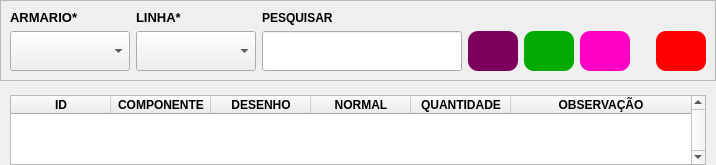
      <widget class="QWidget" name="pgEstoque">
       <property name="styleSheet">
        <string notr="true"/>
       </property>
       <layout class="QGridLayout" name="gridLayout_4">
        <property name="leftMargin">
         <number>0</number>
        </property>
        <property name="topMargin">
         <number>0</number>
        </property>
        <property name="rightMargin">
         <number>0</number>
        </property>
        <property name="bottomMargin">
         <number>0</number>
        </property>
        <property name="spacing">
         <number>0</number>
        </property>
        <item row="1" column="2">
         <widget class="QWidget" name="widget_3" native="true">
          <property name="sizePolicy">
           <sizepolicy hsizetype="Preferred" vsizetype="Preferred">
            <horstretch>0</horstretch>
            <verstretch>0</verstretch>
           </sizepolicy>
          </property>
          <layout class="QGridLayout" name="gridLayout_5">
           <property name="leftMargin">
            <number>0</number>
           </property>
           <property name="topMargin">
            <number>0</number>
           </property>
           <property name="rightMargin">
            <number>0</number>
           </property>
           <property name="bottomMargin">
            <number>0</number>
           </property>
           <property name="horizontalSpacing">
            <number>0</number>
           </property>
           <property name="verticalSpacing">
            <number>4</number>
           </property>
           <item row="0" column="6" colspan="4">
            <widget class="QFrame" name="frame_4">
             <property name="sizePolicy">
              <sizepolicy hsizetype="Preferred" vsizetype="Preferred">
               <horstretch>0</horstretch>
               <verstretch>0</verstretch>
              </sizepolicy>
             </property>
             <property name="frameShape">
              <enum>QFrame::StyledPanel</enum>
             </property>
             <property name="frameShadow">
              <enum>QFrame::Raised</enum>
             </property>
             <layout class="QGridLayout" name="gridLayout_6">
              <item row="4" column="3">
               <widget class="QLabel" name="label_19">
                <property name="font">
                 <font>
                  <bold>true</bold>
                 </font>
                </property>
                <property name="text">
                 <string>PESQUISAR</string>
                </property>
               </widget>
              </item>
              <item row="5" column="7">
               <spacer name="horizontalSpacer_3">
                <property name="orientation">
                 <enum>Qt::Horizontal</enum>
                </property>
                <property name="sizeHint" stdset="0">
                 <size>
                  <width>20</width>
                  <height>20</height>
                 </size>
                </property>
               </spacer>
              </item>
              <item row="5" column="4">
               <widget class="QPushButton" name="btnBuscaEstoque">
                <property name="minimumSize">
                 <size>
                  <width>50</width>
                  <height>40</height>
                 </size>
                </property>
                <property name="font">
                 <font>
                  <pointsize>10</pointsize>
                  <bold>true</bold>
                  <kerning>true</kerning>
                 </font>
                </property>
                <property name="cursor">
                 <cursorShape>PointingHandCursor</cursorShape>
                </property>
                <property name="toolTip">
                 <string>Recarregar</string>
                </property>
                <property name="statusTip">
                 <string/>
                </property>
                <property name="styleSheet">
                 <string notr="true">

#btnBuscaEstoque{
	background-color: rgb(125, 0, 94);
color: rgb(255, 255, 255);
border-radius:10px;
}
#btnBuscaEstoque:hover{
	
	background-color: rgba(125, 0, 94, 100);
}</string>
                </property>
                <property name="text">
                 <string/>
                </property>
                <property name="icon">
                 <iconset resource="source.qrc">
                  <normaloff>:/new/prefix1/icones/refresh.png</normaloff>:/new/prefix1/icones/refresh.png</iconset>
                </property>
                <property name="iconSize">
                 <size>
                  <width>32</width>
                  <height>32</height>
                 </size>
                </property>
               </widget>
              </item>
              <item row="5" column="5">
               <widget class="QPushButton" name="btnEditarEstoque">
                <property name="minimumSize">
                 <size>
                  <width>50</width>
                  <height>40</height>
                 </size>
                </property>
                <property name="font">
                 <font>
                  <pointsize>10</pointsize>
                  <bold>true</bold>
                 </font>
                </property>
                <property name="cursor">
                 <cursorShape>PointingHandCursor</cursorShape>
                </property>
                <property name="toolTip">
                 <string>Editar</string>
                </property>
                <property name="statusTip">
                 <string/>
                </property>
                <property name="styleSheet">
                 <string notr="true">

#btnEditarEstoque{
background-color: rgb(0, 170, 0);
color: rgb(255, 255, 255);
border-radius:10px;
}
#btnEditarEstoque:hover{
	
	background-color: rgba(0, 170, 0, 100);
}
</string>
                </property>
                <property name="text">
                 <string/>
                </property>
                <property name="icon">
                 <iconset resource="source.qrc">
                  <normaloff>:/new/prefix1/icones/edit.png</normaloff>:/new/prefix1/icones/edit.png</iconset>
                </property>
                <property name="iconSize">
                 <size>
                  <width>32</width>
                  <height>32</height>
                 </size>
                </property>
               </widget>
              </item>
              <item row="5" column="3">
               <widget class="QLineEdit" name="cxPesquisa">
                <property name="enabled">
                 <bool>true</bool>
                </property>
                <property name="minimumSize">
                 <size>
                  <width>200</width>
                  <height>40</height>
                 </size>
                </property>
                <property name="maximumSize">
                 <size>
                  <width>400</width>
                  <height>40</height>
                 </size>
                </property>
                <property name="font">
                 <font>
                  <pointsize>12</pointsize>
                 </font>
                </property>
                <property name="toolTip">
                 <string>Pesquise : componente,desenho ou normal</string>
                </property>
               </widget>
              </item>
              <item row="5" column="2">
               <widget class="QComboBox" name="comboLinhasEstoque">
                <property name="minimumSize">
                 <size>
                  <width>120</width>
                  <height>40</height>
                 </size>
                </property>
                <property name="font">
                 <font>
                  <pointsize>12</pointsize>
                  <kerning>true</kerning>
                 </font>
                </property>
                <item>
                 <property name="text">
                  <string/>
                 </property>
                </item>
               </widget>
              </item>
              <item row="4" column="1">
               <widget class="QLabel" name="label_10">
                <property name="font">
                 <font>
                  <pointsize>10</pointsize>
                  <bold>true</bold>
                  <kerning>true</kerning>
                 </font>
                </property>
                <property name="text">
                 <string>ARMARIO*</string>
                </property>
               </widget>
              </item>
              <item row="4" column="2">
               <widget class="QLabel" name="label_13">
                <property name="font">
                 <font>
                  <pointsize>10</pointsize>
                  <bold>true</bold>
                  <kerning>true</kerning>
                 </font>
                </property>
                <property name="text">
                 <string>LINHA*</string>
                </property>
               </widget>
              </item>
              <item row="5" column="1">
               <widget class="QComboBox" name="comboArmarioEstoque">
                <property name="minimumSize">
                 <size>
                  <width>120</width>
                  <height>40</height>
                 </size>
                </property>
                <property name="font">
                 <font>
                  <pointsize>12</pointsize>
                  <bold>false</bold>
                  <kerning>true</kerning>
                 </font>
                </property>
                <item>
                 <property name="text">
                  <string/>
                 </property>
                </item>
               </widget>
              </item>
              <item row="5" column="8">
               <widget class="QPushButton" name="btnExcluir">
                <property name="minimumSize">
                 <size>
                  <width>50</width>
                  <height>40</height>
                 </size>
                </property>
                <property name="cursor">
                 <cursorShape>PointingHandCursor</cursorShape>
                </property>
                <property name="toolTip">
                 <string>Deleta registro selecionado</string>
                </property>
                <property name="styleSheet">
                 <string notr="true">#btnExcluir{
	background-color: rgb(255, 0, 0);
color: rgb(255, 255, 255);
border-radius:10px;
}
#btnExcluir:hover{
	
	background-color: rgba(255, 0, 0, 100);
}
</string>
                </property>
                <property name="text">
                 <string/>
                </property>
                <property name="icon">
                 <iconset resource="source.qrc">
                  <normaloff>:/new/prefix1/icones/delete.png</normaloff>:/new/prefix1/icones/delete.png</iconset>
                </property>
                <property name="iconSize">
                 <size>
                  <width>32</width>
                  <height>32</height>
                 </size>
                </property>
               </widget>
              </item>
              <item row="5" column="6">
               <widget class="QPushButton" name="btnExportar">
                <property name="minimumSize">
                 <size>
                  <width>50</width>
                  <height>40</height>
                 </size>
                </property>
                <property name="cursor">
                 <cursorShape>PointingHandCursor</cursorShape>
                </property>
                <property name="toolTip">
                 <string>Exportar</string>
                </property>
                <property name="styleSheet">
                 <string notr="true">
#btnExportar{
	background-color: rgb(255, 0, 196);
color: rgb(255, 255, 255);
border-radius:10px;
}
#btnExportar:hover{
	
	background-color: rgba(255, 0, 196, 100);
}
</string>
                </property>
                <property name="text">
                 <string/>
                </property>
                <property name="icon">
                 <iconset resource="source.qrc">
                  <normaloff>:/new/prefix1/icones/excel.png</normaloff>:/new/prefix1/icones/excel.png</iconset>
                </property>
                <property name="iconSize">
                 <size>
                  <width>32</width>
                  <height>32</height>
                 </size>
                </property>
               </widget>
              </item>
             </layout>
            </widget>
           </item>
           <item row="2" column="8">
            <widget class="QTableWidget" name="tabela">
             <property name="font">
              <font>
               <bold>false</bold>
               <kerning>true</kerning>
              </font>
             </property>
             <property name="styleSheet">
              <string notr="true">selection-background-color: rgb(85, 170, 255);</string>
             </property>
             <property name="inputMethodHints">
              <set>Qt::ImhMultiLine</set>
             </property>
             <property name="verticalScrollBarPolicy">
              <enum>Qt::ScrollBarAlwaysOn</enum>
             </property>
             <property name="sizeAdjustPolicy">
              <enum>QAbstractScrollArea::AdjustToContentsOnFirstShow</enum>
             </property>
             <property name="editTriggers">
              <set>QAbstractItemView::NoEditTriggers</set>
             </property>
             <property name="alternatingRowColors">
              <bool>true</bool>
             </property>
             <property name="selectionMode">
              <enum>QAbstractItemView::SingleSelection</enum>
             </property>
             <property name="selectionBehavior">
              <enum>QAbstractItemView::SelectRows</enum>
             </property>
             <property name="verticalScrollMode">
              <enum>QAbstractItemView::ScrollPerItem</enum>
             </property>
             <property name="horizontalScrollMode">
              <enum>QAbstractItemView::ScrollPerItem</enum>
             </property>
             <property name="wordWrap">
              <bool>true</bool>
             </property>
             <attribute name="horizontalHeaderShowSortIndicator" stdset="0">
              <bool>false</bool>
             </attribute>
             <attribute name="horizontalHeaderStretchLastSection">
              <bool>true</bool>
             </attribute>
             <attribute name="verticalHeaderStretchLastSection">
              <bool>false</bool>
             </attribute>
             <column>
              <property name="text">
               <string>ID</string>
              </property>
              <property name="font">
               <font>
                <bold>true</bold>
               </font>
              </property>
             </column>
             <column>
              <property name="text">
               <string>COMPONENTE</string>
              </property>
              <property name="font">
               <font>
                <bold>true</bold>
               </font>
              </property>
             </column>
             <column>
              <property name="text">
               <string>DESENHO</string>
              </property>
              <property name="font">
               <font>
                <bold>true</bold>
               </font>
              </property>
             </column>
             <column>
              <property name="text">
               <string>NORMAL</string>
              </property>
              <property name="font">
               <font>
                <bold>true</bold>
               </font>
              </property>
             </column>
             <column>
              <property name="text">
               <string>QUANTIDADE</string>
              </property>
              <property name="font">
               <font>
                <bold>true</bold>
               </font>
              </property>
             </column>
             <column>
              <property name="text">
               <string>OBSERVAÇÃO</string>
              </property>
              <property name="font">
               <font>
                <bold>true</bold>
               </font>
              </property>
             </column>
            </widget>
           </item>
           <item row="2" column="6">
            <spacer name="horizontalSpacer_6">
             <property name="orientation">
              <enum>Qt::Horizontal</enum>
             </property>
             <property name="sizeType">
              <enum>QSizePolicy::Fixed</enum>
             </property>
             <property name="sizeHint" stdset="0">
              <size>
               <width>10</width>
               <height>20</height>
              </size>
             </property>
            </spacer>
           </item>
           <item row="1" column="9">
            <spacer name="horizontalSpacer_9">
             <property name="orientation">
              <enum>Qt::Horizontal</enum>
             </property>
             <property name="sizeType">
              <enum>QSizePolicy::Fixed</enum>
             </property>
             <property name="sizeHint" stdset="0">
              <size>
               <width>10</width>
               <height>10</height>
              </size>
             </property>
            </spacer>
           </item>
          </layout>
         </widget>
        </item>
       </layout>
      </widget>
